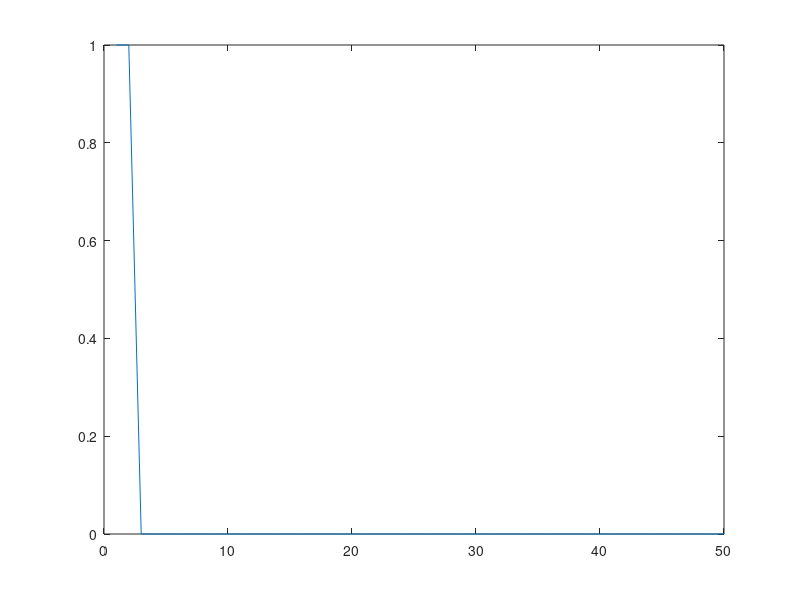

Write MATLAB code to recreate this figure.
x = [0 0 1 1; 0 1 0 1];
y = [0 0 0 1];
w = [0 0];
b = 0;
alpha = 0.1;
theta = 0.5;
iter = 50;
for k = 1:iter
    for i=1:size(x,2)
        a(i) = b + x(1,i)*w(1) + x(2,i)*w(2);
        h(i) = (a(i) >= theta);
        if (h(i) ~= y(i))
            for j=1:2
                w(j) = w(j) + (alpha*y(i)*x(j,i));
            end
            b = b + (alpha*y(i));
        end
    end
    e(k) = sum((y-h).^2);
end
plot(e)